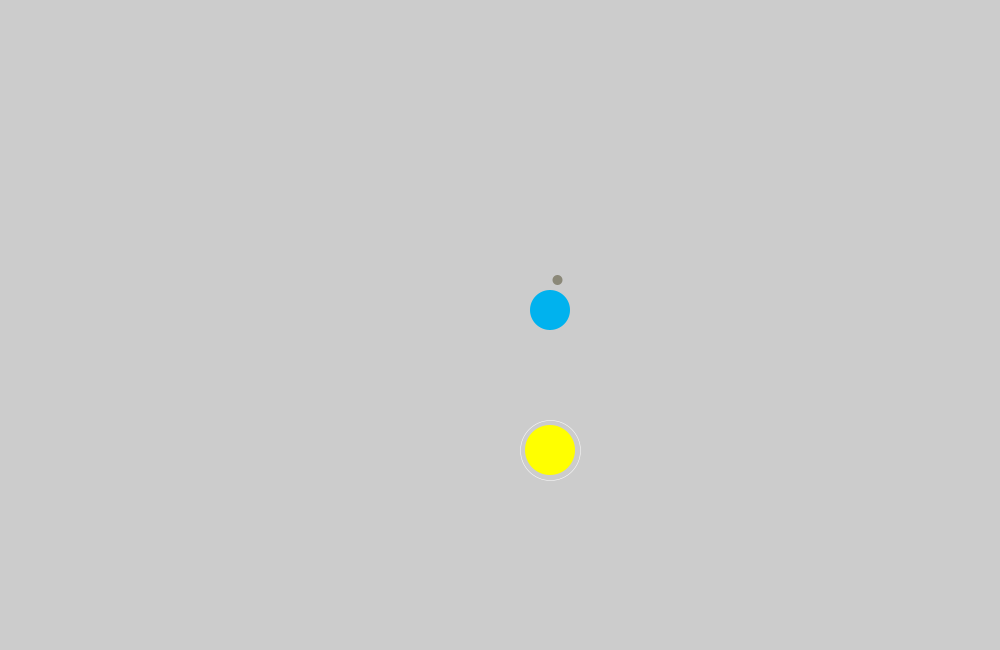
Frame 1 (no input)
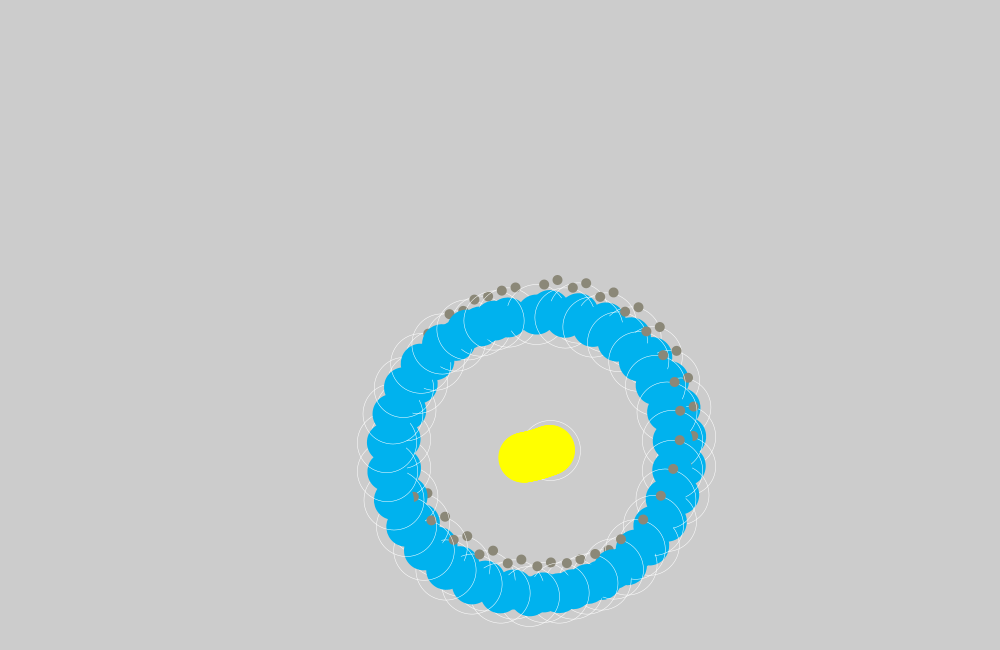
Frame 60 (the mouse pressed at the canvas centre just before this capture)
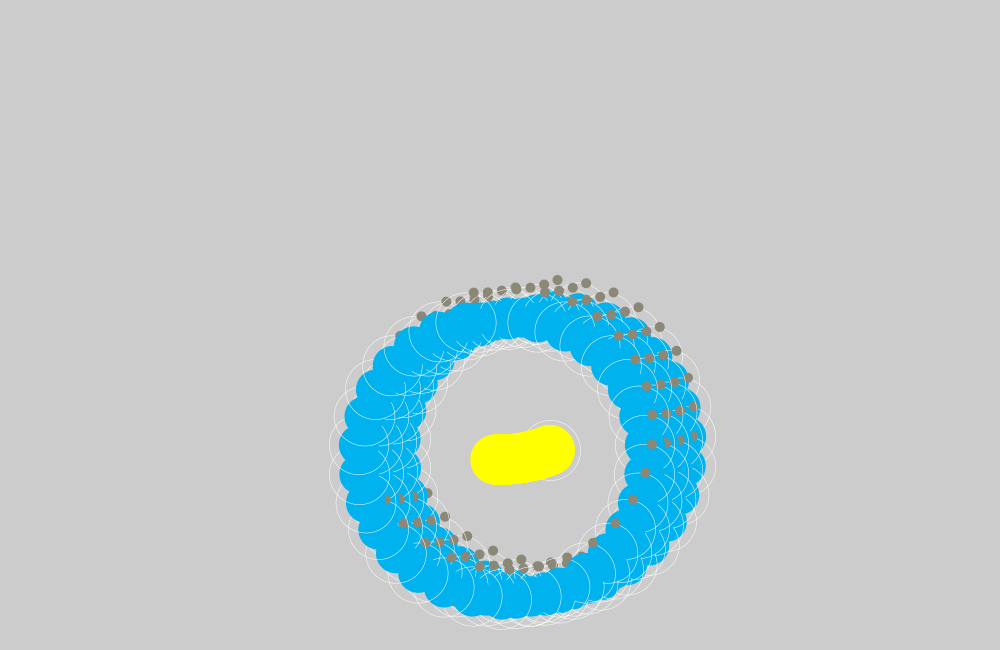
Frame 120 (the mouse held since frame 60 and released just before this capture)

The Processing sketch that drew these frames (run headless with seeded random() and noise(); from frame 60 on, the mouse is pressed at the canvas centre):

// Processing sketch: processing_171523
// ── processing_171523.pde

float fps = 30;
float speed = 60;

float theta, thetaSun, thetaEarth, thetaMoon =0;
float rSun, rEarth, rMoon;
 Object sun;
 Object earth;
 Object moon;
int sunMove = 50;
//colors
int count = 0;
int state = 0;
int[] red = {0,238,244,163, 3,248,34,198,91,5,255,3};
int[] green = {178,84,34,3,163,90,8,32,5,91,71,0};
int[] blue = {238,0,0,93,9,5,164,10,85,14,0,57};
int cIndex = 0;

int sunCount = 0;
int sunR,sunG,sunB;

void setup () {
size (1000,650);
ellipseMode(CENTER);
frameRate(int(fps));
sun = new Object();
earth = new Object();
moon = new Object();
 }
 
 
void draw () {
noStroke();
smooth();
//background(0);

 count ++;
 for (int i=0; i<12; i++){
   if (count > (60*fps) ){
     cIndex+=1;
     state+=1;
     count = 0;
 }
   if (state >11){
     state = 0;
     cIndex = 0;
   }
}

for (int i=0; i<12; i++){
 if (state==11){
   sunCount+=1;
 }
 if(sunCount>5){
   sunR=1;
   sunG=0;
   sunB=23;
} else if (sunCount==0 || sunCount>10){
  sunR=255;
  sunG=255;
  sunB=0;
}
}
//sun
translate(width/2,height/2);
rotate(thetaSun); 
sun.planetDisplay(sunMove, 125, 50, sunR, sunG, sunB);
//println("sun=" + sun.x);

//earth
translate(sun.x,sun.y);
rotate(thetaEarth);
earth.orbitDisplay(0,-140, 60, 0.5);
earth.planetDisplay (0, -140, 40, red[cIndex], green[cIndex], blue[cIndex]);//earth
//println("earth=" +earth.x); 
//println("count=" + count);

//moon
translate(0,-140);
rotate(thetaMoon);
moon.moonDisplay(7.5, -30, 10, 139, 136, 120);

//rotation of objects
theta = speed*2*PI/fps;
thetaSun +=(theta/(60*60));
thetaEarth +=theta/(60)-theta/(60*60);
thetaMoon +=theta-theta/(60);

}


class Object {
 float x,y,radius, orbitX, orbitY;
 float r,g,b;
 
  Object(){
   x=0;
   y=0;
   radius=0;
   r=0;
   g=0;
   b=0;
   
 }
   
 void planetDisplay (float _x, float _y, float _radius, float _r, float _g, float _b){//planet display function
  x=_x;
  y=_y;
  radius=_radius;
  r=_r;
  g=_g;
  b=_b;
noStroke();
fill(r, g, b);
ellipse(x, y, radius, radius);
}
 
void moonDisplay (float _x, float _y, float _radius, float r, float g, float b){//moon display
x=_x;
y=_y;
radius=_radius;
noStroke();
fill(r, g, b);
ellipse(x, y, radius, radius);
}

void orbitDisplay (float _x, float _y, float radius, float bold) {
orbitX=_x;
orbitY=_y;
noFill();
stroke(255);
strokeWeight(bold);
ellipse (x, y, radius, radius);
} 

}
